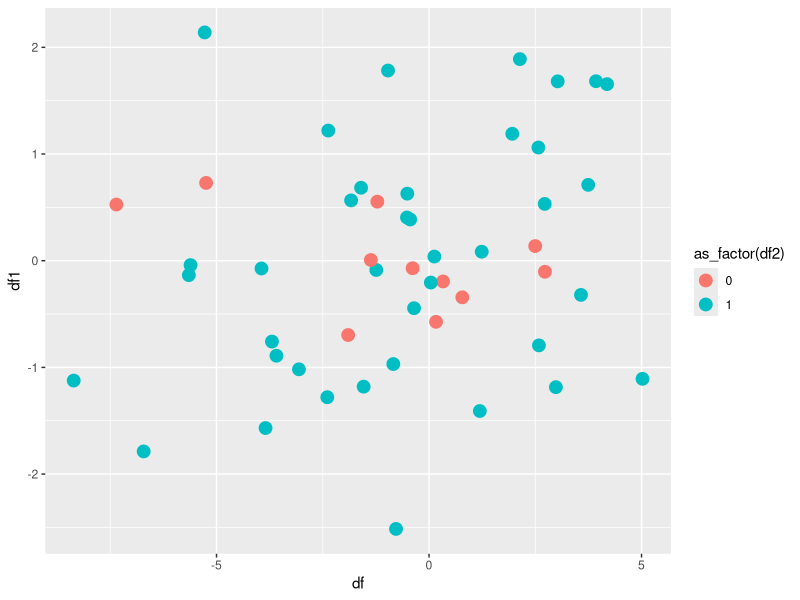
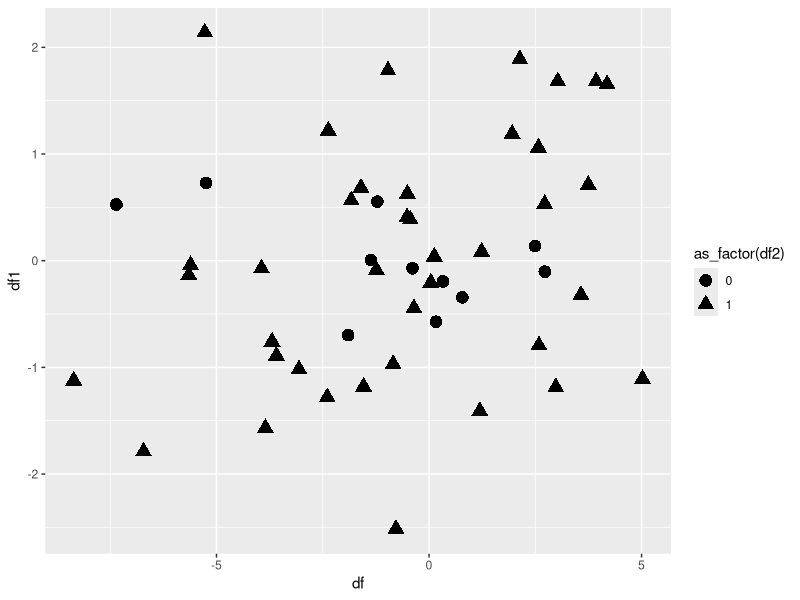
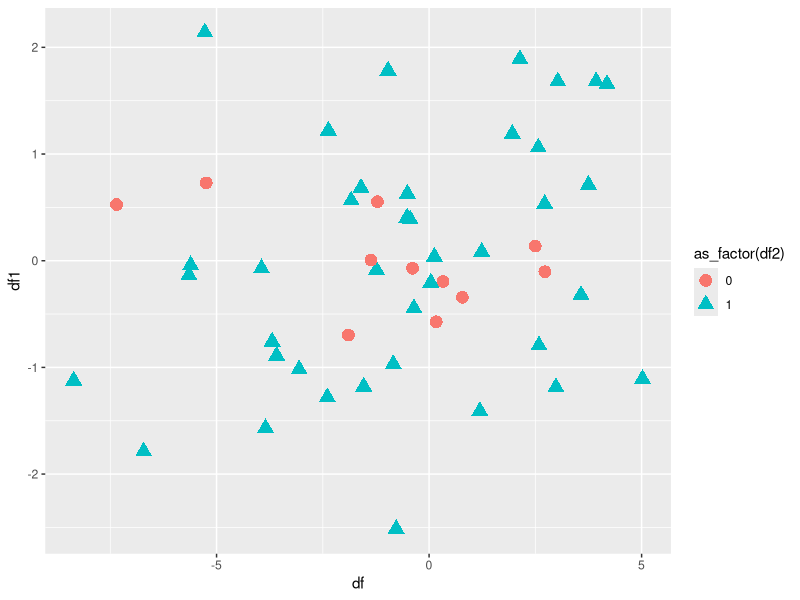

Write the R code that produced these figures, in order. (Note: this script raises an error after producing the figures.)
## ---- chunk 1
library(tidyverse)
df <- rnorm(50, 0, 3)
df1 <- rnorm(50, 0, 1)
df2<- rbinom(50, 1, 0.8)

data1<- data.frame(df, df1, df2)

data1 %>%
  ggplot(aes(x = df, y = df1, color = as_factor(df2))) + 
  geom_jitter(size = 4)-> gg1

data1 %>%
  ggplot(aes(x = df, y = df1, shape = as_factor(df2))) + 
  geom_jitter(size = 4)-> gg2

data1 %>%
  ggplot(aes(x = df, y = df1,  color = as_factor(df2), shape = as_factor(df2))) + 
  geom_jitter(size = 4)-> gg3
## ---- chunk 2
gg1
## ---- chunk 3
gg2
## ---- chunk 4
gg3
## ---- chunk 5
knitr::include_graphics("franconeri.png")
## ---- chunk 6
knitr::include_graphics("titanic.png")
